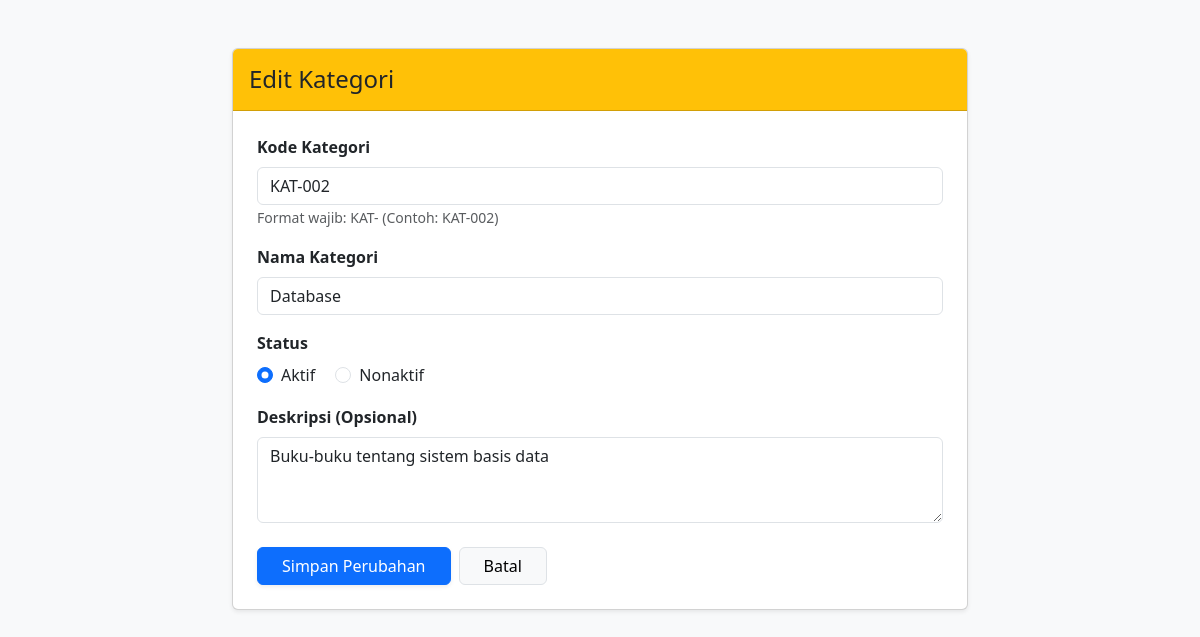
Page /edit.php?id=2 on the committed database.
### tables this page shows
CREATE TABLE `kategori` (
  `id_kategori` int NOT NULL,
  `kode_kategori` varchar(10) NOT NULL,
  `nama_kategori` varchar(50) NOT NULL,
  `deskripsi` text,
  `status` enum('Aktif','Nonaktif') DEFAULT 'Aktif',
  `created_at` timestamp NULL DEFAULT CURRENT_TIMESTAMP
);

### edit.php (the view, shortened to what this page needs)
<!DOCTYPE html>
<html lang="id">
<head>
    <link href="https://cdn.jsdelivr.net/npm/bootstrap@5.3.0/dist/css/bootstrap.min.css" rel="stylesheet">
</head>
<body class="bg-light">
    <?php
    require_once 'config/database.php';
    $id = isset($_GET['id']) ? $_GET['id'] : '';
    if ($id) {
        $stmt_get = mysqli_prepare($conn, "SELECT * FROM kategori WHERE id_kategori = ?");
        mysqli_stmt_bind_param($stmt_get, "i", $id);
        mysqli_stmt_execute($stmt_get);
        $result = mysqli_stmt_get_result($stmt_get);
        $data = mysqli_fetch_assoc($result);
        $kode = $data['kode_kategori'];
        $nama = $data['nama_kategori'];
        $deskripsi = $data['deskripsi'];
        $status = $data['status'];
    } else {
        header("Location: index.php");
        exit;
    }
    ?>
    <div class="container mt-5">
        <div class="row justify-content-center">
            <div class="col-md-8">
                <div class="card shadow-sm">
                    <div class="card-header bg-warning py-3">
                        <h4 class="mb-0 text-dark">Edit Kategori</h4>
                    </div>
                    <div class="card-body p-4">
                        <form method="POST">
                            <div class="mb-3">
                                <label class="form-label fw-bold">Kode Kategori</label>
                                <input type="text" name="kode_kategori" class="form-control"
                                       value="<?= htmlspecialchars($kode) ?>" required>
                                <small class="text-muted">Format wajib: KAT- (Contoh: KAT-002)</small>
                            </div>
                            <div class="mb-3">
                                <label class="form-label fw-bold">Nama Kategori</label>
                                <input type="text" name="nama_kategori" class="form-control"
                                       value="<?= htmlspecialchars($nama) ?>" required>
                            </div>
                            <div class="mb-3">
                                <label class="form-label fw-bold">Status</label><br>
                                <div class="form-check form-check-inline">
                                    <input class="form-check-input" type="radio" name="status" id="aktif" value="Aktif"
                                           <?= ($status == 'Aktif') ? 'checked' : '' ?>>
                                    <label class="form-check-label" for="aktif">Aktif</label>
                                </div>
                                <div class="form-check form-check-inline">
                                    <input class="form-check-input" type="radio" name="status" id="nonaktif" value="Nonaktif"
                                           <?= ($status == 'Nonaktif') ? 'checked' : '' ?>>
                                    <label class="form-check-label" for="nonaktif">Nonaktif</label>
                                </div>
                            </div>
                            <div class="mb-4">
                                <label class="form-label fw-bold">Deskripsi (Opsional)</label>
                                <textarea name="deskripsi" class="form-control" rows="3"><?= htmlspecialchars($deskripsi) ?></textarea>
                            </div>
                            <div class="d-flex gap-2">
                                <button type="submit" class="btn btn-primary px-4 shadow-sm">Simpan Perubahan</button>
                                <a href="index.php" class="btn btn-light border px-4">Batal</a>
                            </div>
                        </form>
                    </div>
                </div>
            </div>
        </div>
    </div>
</body>
</html>

### rows in the picture
kategori: kode_kategori "KAT-002", nama_kategori "Database", status "☑ Aktif", status "☐ Nonaktif", deskripsi "Buku-buku tentang sistem basis data"
